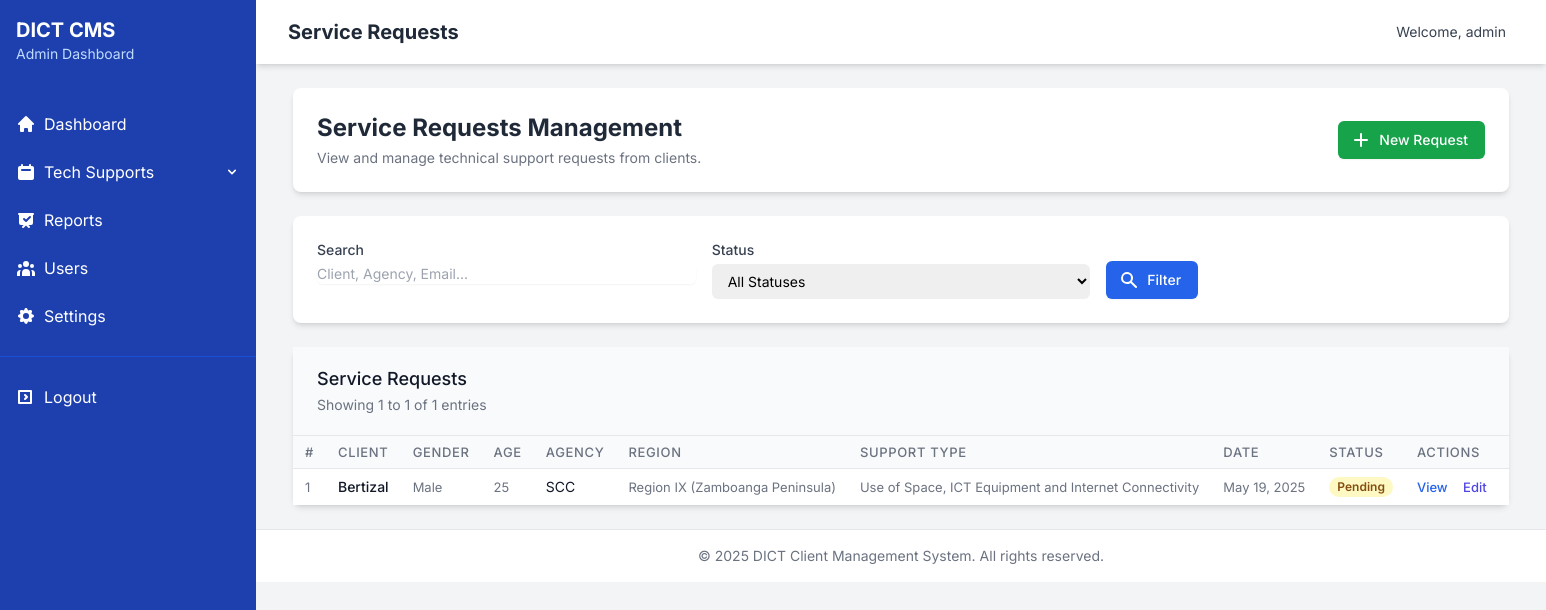
The app's page /admin/service-requests.php (signed in) with its own data.
### tables this page shows
CREATE TABLE `tech_support_requests` (
  `id` int(11) NOT NULL,
  `firstname` varchar(50) NOT NULL,
  `surname` varchar(50) NOT NULL,
  `middle_initial` char(1) DEFAULT NULL,
  `client_name` varchar(100) NOT NULL,
  `agency` varchar(100) NOT NULL,
  `gender` enum('Male','Female','Other','Prefer not to say') NOT NULL,
  `age` int(11) NOT NULL,
  `region` varchar(50) NOT NULL,
  `region_id` int(11) NOT NULL,
  `province_id` int(11) NOT NULL,
  `district_id` int(11) DEFAULT NULL,
  `municipality_id` int(11) NOT NULL,
  `support_type` varchar(100) NOT NULL,
  `subject` varchar(255) DEFAULT NULL,
  `message` text NOT NULL,
  `issue_description` text NOT NULL,
  `date_requested` timestamp NOT NULL DEFAULT current_timestamp(),
  `date_assisted` timestamp NULL DEFAULT NULL,
  `date_resolved` timestamp NULL DEFAULT NULL,
  `assisted_by_id` int(11) DEFAULT NULL,
  `status` enum('Pending','In Progress','Resolved','Cancelled') DEFAULT 'Pending',
  `remarks` text DEFAULT NULL,
  `created_at` timestamp NOT NULL DEFAULT current_timestamp(),
  `updated_at` timestamp NOT NULL DEFAULT current_timestamp() ON UPDATE current_timestamp()
);

CREATE TABLE `regions` (
  `id` int(11) NOT NULL,
  `region_code` varchar(20) NOT NULL,
  `region_name` varchar(100) NOT NULL,
  `created_at` timestamp NOT NULL DEFAULT current_timestamp(),
  `updated_at` timestamp NOT NULL DEFAULT current_timestamp() ON UPDATE current_timestamp()
);

### admin/service-requests.php (the view, shortened to what the rows shown need)
<?php
require_once '../includes/db_connect.php';
require_once '../includes/crud_operations.php';
$search_term = isset($_GET['search']) ? sanitize_input($_GET['search']) : '';
$current_page = isset($_GET['page']) ? (int)$_GET['page'] : 1;
$records_per_page = 10;
$offset = ($current_page - 1) * $records_per_page;
$where = [];
try {
    if (!empty($search_term)) {
        $search_columns = ['client_name', 'agency', 'email', 'phone', 'support_type', 'issue_description'];
        $serviceRequests = search_records('tech_support_requests', $search_columns, $search_term, ['*'], 'date_requested DESC', $records_per_page, $offset);
        $total_records = count_records('tech_support_requests');
    } else {
        if (!empty($where)) {
            $serviceRequests = read_records('tech_support_requests', ['*'], $where, 'date_requested DESC', $records_per_page, $offset);
            $total_records = count_records('tech_support_requests', $where);
        } else {
            $serviceRequests = read_records('tech_support_requests', ['*'], [], 'date_requested DESC', $records_per_page, $offset);
        }
    }
} catch (Exception $e) {
    $error_message = "Error: " . $e->getMessage();
    $serviceRequests = [];
    $total_records = 0;
}
?>
<!DOCTYPE html>
<html lang="en">
<head>
    <script src="https://cdn.tailwindcss.com"></script>
</head>
<body class="bg-gray-100">
    <?php include '../admin/includes/sidebar.php'; ?>
        <div class="flex-1 main-content">
            <div class="bg-white shadow-md">
                <div class="mx-auto px-4 sm:px-6 lg:px-8">
                    <div class="flex justify-between h-16">
                        <div class="flex">
                            <div class="flex-shrink-0 flex items-center">
                                <h1 class="text-xl font-bold text-gray-800">Service Requests</h1>
                            </div>
                        </div>
                    </div>
                </div>
            </div>
            <main class="py-6">
                <div class="max-w-7xl mx-auto px-4 sm:px-6 lg:px-8">
                    <div class="bg-white rounded-lg shadow-md p-6 mb-6">
                        <div class="flex flex-col md:flex-row md:justify-between md:items-center">
                            <div>
                                <h2 class="text-2xl font-bold text-gray-800">Service Requests Management</h2>
                            </div>
                        </div>
                    </div>
                    <div class="bg-white rounded-lg shadow-md">
                        <div class="table-container">
                            <table class="min-w-full divide-y divide-gray-200 compact-table">
                                <thead class="bg-gray-50">
                                    <tr>
                                        <th scope="col" class="text-left text-xs font-medium text-gray-500 uppercase tracking-wider">#</th>
                                        <th scope="col" class="text-left text-xs font-medium text-gray-500 uppercase tracking-wider">Client</th>
                                        <th scope="col" class="text-left text-xs font-medium text-gray-500 uppercase tracking-wider">Gender</th>
                                        <th scope="col" class="text-left text-xs font-medium text-gray-500 uppercase tracking-wider">Age</th>
                                        <th scope="col" class="text-left text-xs font-medium text-gray-500 uppercase tracking-wider">Agency</th>
                                        <th scope="col" class="text-left text-xs font-medium text-gray-500 uppercase tracking-wider">Region</th>
                                        <th scope="col" class="text-left text-xs font-medium text-gray-500 uppercase tracking-wider">Support Type</th>
                                        <th scope="col" class="text-left text-xs font-medium text-gray-500 uppercase tracking-wider">Date</th>
                                        <th scope="col" class="text-left text-xs font-medium text-gray-500 uppercase tracking-wider">Status</th>
                                        <th scope="col" class="text-left text-xs font-medium text-gray-500 uppercase tracking-wider">Actions</th>
                                    </tr>
                                </thead>
                                <tbody class="bg-white divide-y divide-gray-200">
                                    <?php if (empty($serviceRequests)): ?>
                                    <tr>
                                        <td colspan="10" class="px-6 py-4 whitespace-nowrap text-center text-sm text-gray-500">
                                            No service requests found.
                                        </td>
                                    </tr>
                                    <?php else: ?>
                                        <?php
                                        $count = ($current_page - 1) * $records_per_page + 1;
                                        foreach ($serviceRequests as $request):
                                            $region_name = "";
                                            if (!empty($request['region_id'])) {
                                                $region = get_record_by_id('regions', $request['region_id']);
                                                if ($region) {
                                                    $region_name = $region['region_name'];
                                                }
                                            }
                                        ?>
                                        <tr>
                                            <td class="px-6 py-4 whitespace-nowrap text-sm text-gray-500"><?php echo $count++; ?></td>
                                            <td class="px-6 py-4 whitespace-nowrap">
                                                <div class="text-sm font-medium text-gray-900"><?php echo htmlspecialchars($request['client_name']); ?></div>
                                            </td>
                                            <td class="px-6 py-4 whitespace-nowrap text-sm text-gray-500"><?php echo htmlspecialchars($request['gender']); ?></td>
                                            <td class="px-6 py-4 whitespace-nowrap text-sm text-gray-500"><?php echo htmlspecialchars($request['age']); ?></td>
                                            <td class="px-6 py-4 whitespace-nowrap">
                                                <div class="text-sm text-gray-900"><?php echo htmlspecialchars($request['agency']); ?></div>
                                            </td>
                                            <td class="px-6 py-4 whitespace-nowrap text-sm text-gray-500"><?php echo htmlspecialchars($region_name); ?></td>
                                            <td class="px-6 py-4 whitespace-nowrap text-sm text-gray-500"><?php echo htmlspecialchars($request['support_type']); ?></td>
                                            <td class="px-6 py-4 whitespace-nowrap text-sm text-gray-500">
                                                <?php echo date('M d, Y', strtotime($request['date_requested'])); ?>
                                            </td>
                                            <td class="px-6 py-4 whitespace-nowrap">
                                                <?php if ($request['status'] === 'Resolved'): ?>
                                                    <span class="px-2 inline-flex text-xs leading-5 font-semibold rounded-full bg-green-100 text-green-800">
                                                        Resolved
                                                    </span>
                                                <?php elseif ($request['status'] === 'In Progress'): ?>
                                                    <span class="px-2 inline-flex text-xs leading-5 font-semibold rounded-full bg-blue-100 text-blue-800">
                                                        In Progress
                                                    </span>
                                                <?php elseif ($request['status'] === 'Cancelled'): ?>
                                                    <span class="px-2 inline-flex text-xs leading-5 font-semibold rounded-full bg-red-100 text-red-800">
                                                        Cancelled
                                                    </span>
                                                <?php else: ?>
                                                    <span class="px-2 inline-flex text-xs leading-5 font-semibold rounded-full bg-yellow-100 text-yellow-800">
                                                        Pending
                                                    </span>
                                                <?php endif; ?>
                                            </td>
                                            <td class="px-6 py-4 whitespace-nowrap text-sm font-medium">
                                                <a href="view-request.php?id=<?php echo $request['id']; ?>" class="text-blue-600 hover:text-blue-900 mr-3">View</a>
                                                <a href="edit-request.php?id=<?php echo $request['id']; ?>" class="text-indigo-600 hover:text-indigo-900 mr-3">Edit</a>
                                            </td>
                                        </tr>
                                        <?php endforeach; ?>
                                    <?php endif; ?>
                                </tbody>
                            </table>
                        </div>
                    </div>
                </div>
            </main>
        </div>
    </div>
</body>
</html>

### records on screen
tech_support_requests: client_name "Bertizal", gender "Male", age "25", agency "SCC", region.region_name "Region IX (Zamboanga Peninsula)", support_type "Use of Space, ICT Equipment and Internet Connectivity", date_requested "May 19, 2025", status "Pending"

### other values on screen
$_SESSION['username'] "admin"
min($total_records, 1 + (($current_page - 1) * $records_per_page)) "1"
min($total_records, $current_page * $records_per_page) "1"
$total_records "1"
